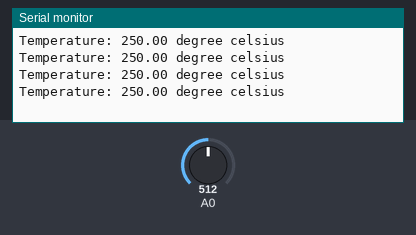
Simulated run of this sketch. Board: Arduino Uno, built with avr-gcc and run on an emulated ATmega328P. Shown: the last lines printed to the serial monitor. Inputs (shaded band) come from the test bench; at power-on: A0 = 512.

Above: at 1.2 s.
1.3 s: A0 set to 716
At 1.71 s:
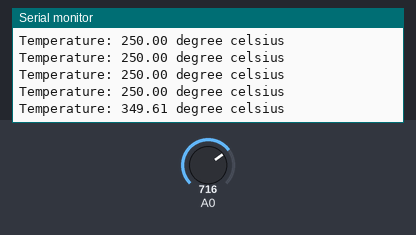
2.8 s: A0 set to 900
At 2.91 s:
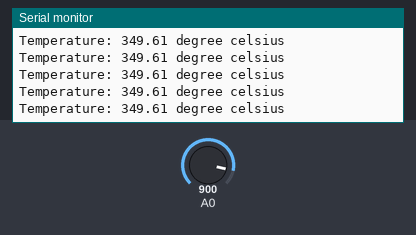
Timing chart, 0 to 5.8 s (numbered marks = the images above; inputs shaded):
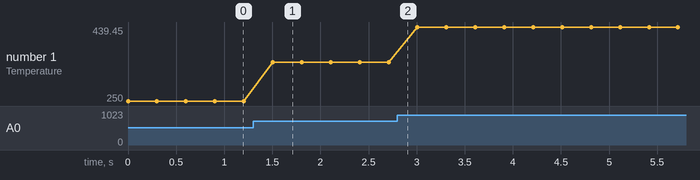

Measured:
- after the input at 1.3 s, the serial monitor: prints a new line after 0.20 s (image 1)
- plotted number 1: 250 → 349.61 after the input at 1.3 s, 349.61 → 439.45 after the input at 2.8 s

The sketch:

Analog_Temperature_Senor.ino
```cpp
float Temperature;

void setup(){
    Serial.begin(9600);
    pinMode(A0, INPUT);
}

void loop(){
    Temperature = analogRead(A0);
    Temperature = (Temperature / 1024 * 5) / 0.01;
    Serial.print("Temperature: ");
    Serial.print(Temperature);
    Serial.println(" degree celsius");
    delay(300);
}
```
